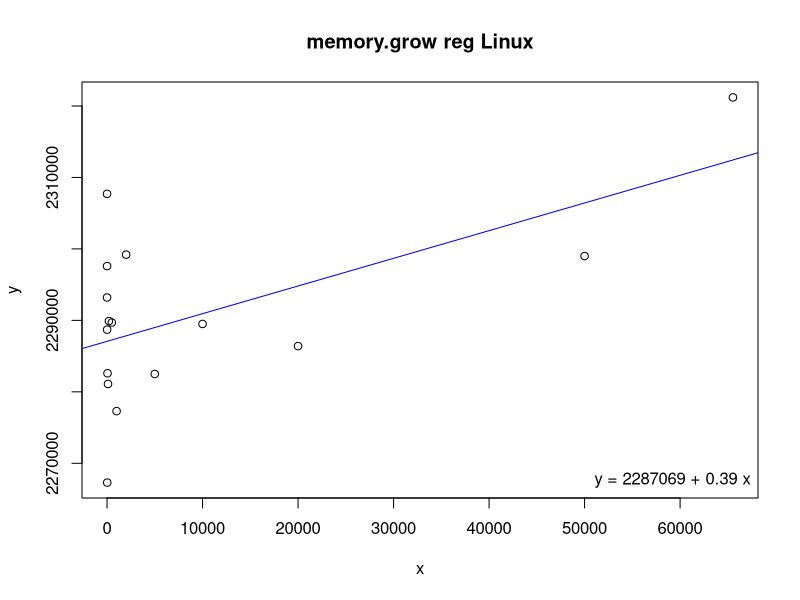
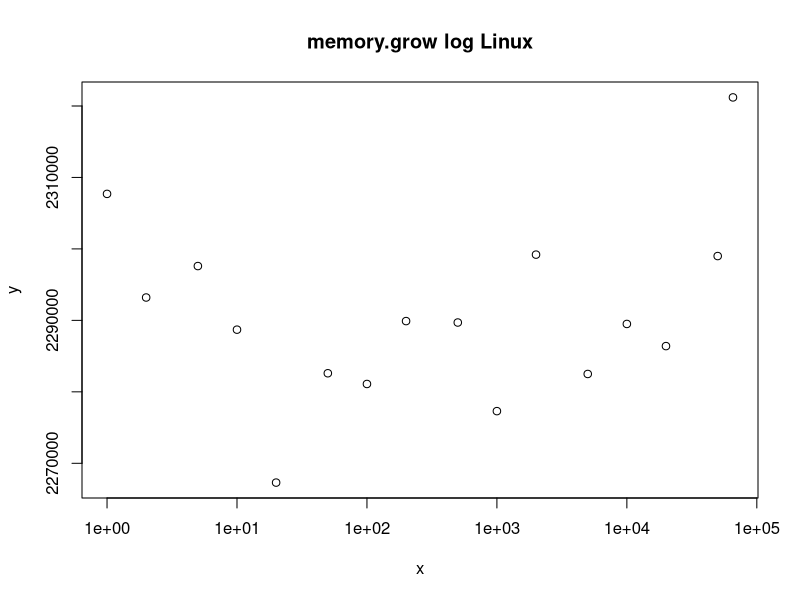

Reproduce these figures in R, in order.
# Input data
x <- c(1,2,5,10,20,50,100,200,500,1000,2000,5000,10000,20000,50000,65535)
y <- c(2307700,2293200,2297600,2288700,2267300,2282600,2281100,2289900,2289700,2277300,2299200,2282500,2289500,2286400,2299000,2321200)

# Linear regression
model <- lm(y ~ x)
coefs <- coef(model)

# Print regression coefficients
print(coefs)

# Estimating function
fe <- function(x) {
  4600000 + (((x + 132 - 1) / 132) * 16384)
}

# Estimated values
xe <- seq(1, 40000000000, by = 10000)
ye <- fe(xe)

png("memory-grow-reg.png")
plot(x, y, main = "memory.grow reg Linux")
abline(model, col = "blue")
lines(xe, ye, col = "magenta")
legend("bottomright", legend = sprintf("y = %.0f + %.2f x", coefs[1], coefs[2]), bty = "n")

png("memory-grow-log.png")
plot(x, y, log = "x", main = "memory.grow log Linux")
lines(xe, ye, col = "magenta")
